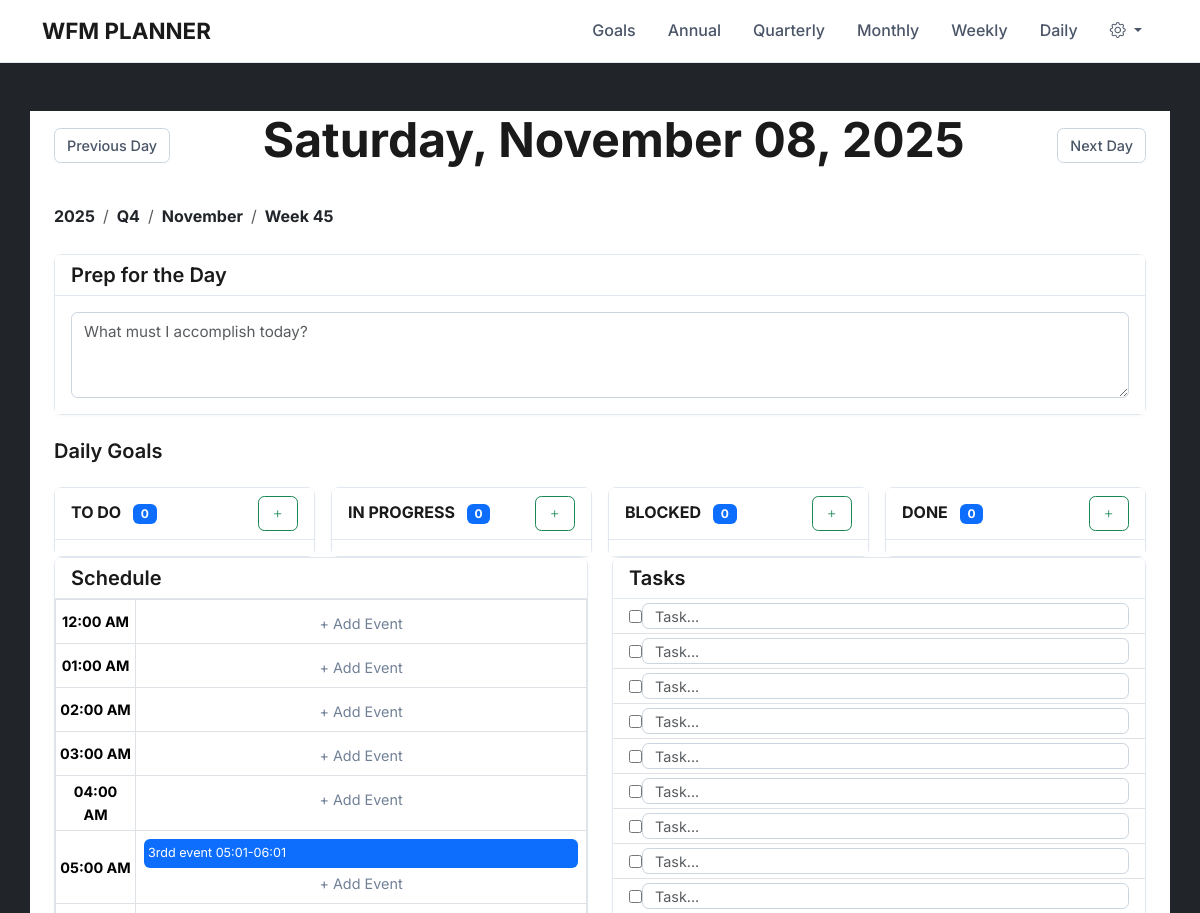
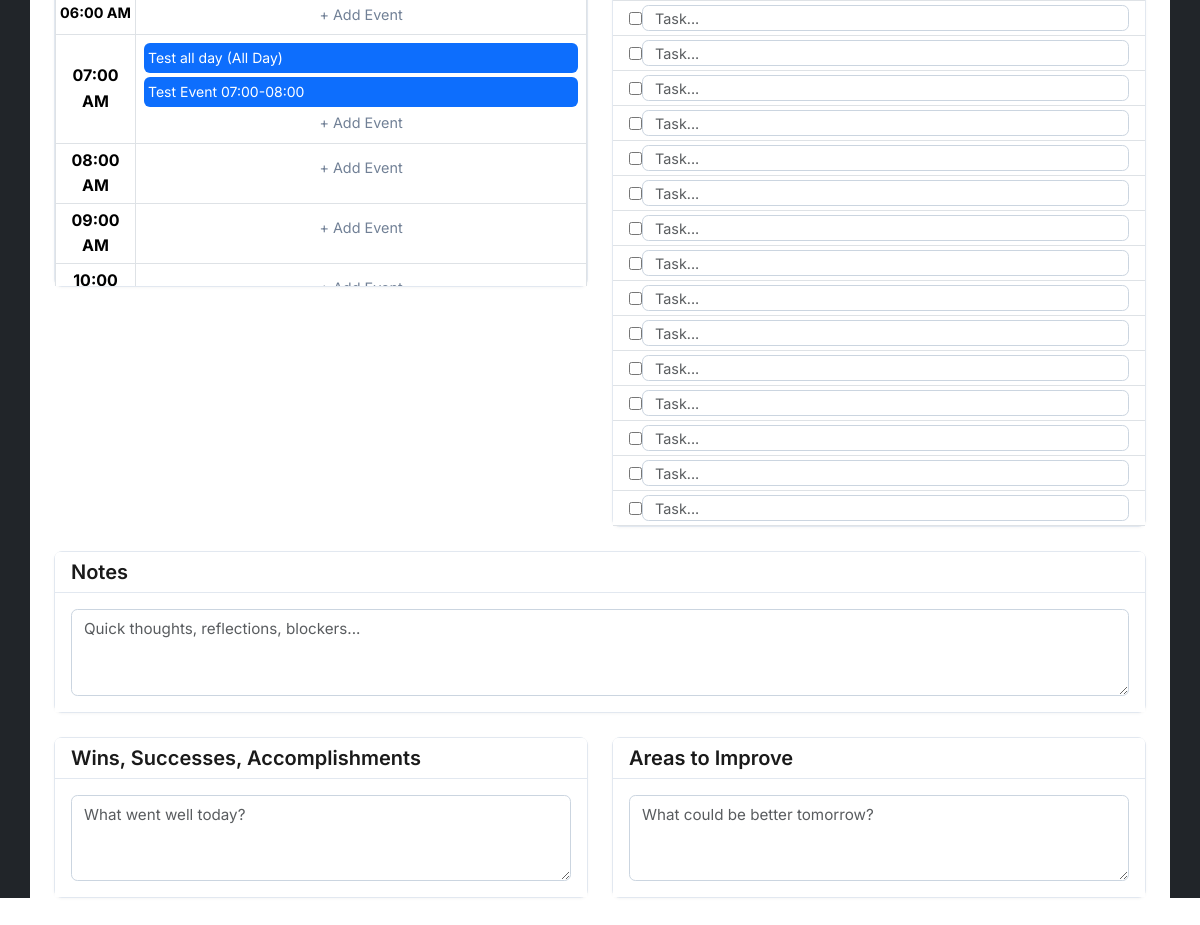
Page /day/2025/11/8 on the committed database (2 pictures, top to bottom).
### app/models.py (models this page shows, shortened)
class Event(db.Model):
    id = db.Column(db.Integer, primary_key=True)
    title = db.Column(db.String(100), nullable=False)
    start_date = db.Column(db.Date, nullable=False)
    end_date = db.Column(db.Date, nullable=False)
    start_time = db.Column(db.Time)  # NULL = all day
    end_time = db.Column(db.Time)    # NULL = all day
    is_recurring = db.Column(db.Boolean, default=False)
    recurrence_rule = db.Column(db.String(50))  # 'daily', 'weekly', 'monthly'
    all_day = db.Column(db.Boolean, default=False)

### app/routes.py (the view)
@bp.route('/day/<int:year>/<int:month>/<int:day>')
def day_page(year, month, day):
    try:
        day_date = datetime(year, month, day).date()
    except ValueError:
        abort(404)
    daily_goals = Goal.query.filter(
        Goal.type == 'daily',
        Goal.due_date == day_date,
        Goal.parent_id.isnot(None)
    ).order_by(Goal.due_date).all()
    prev_date = day_date - timedelta(days=1)
    next_date = day_date + timedelta(days=1)
    daily_goals_grouped = group_goals_by_status(daily_goals)
    day_date = datetime(year, month, day).date()
    w_start = day_date - timedelta(days=day_date.weekday())
    w_end = w_start + timedelta(days=6)
    possible_parents = Goal.query.filter(
        Goal.type == 'weekly',
        Goal.due_date >= w_start,
        Goal.due_date <= w_end,
        Goal.completed == False  # ← EXCLUDE COMPLETED
    ).all()
    def events_on_date(y, m, d):
        date = datetime(y, m, d).date()
        return Event.query.filter(
            Event.start_date <= date,
            Event.end_date >= date
        ).order_by(
            Event.all_day.desc(),
            Event.start_time.asc()
        ).all()
    form = GoalForm()
    return render_template(
        'day.html',
        day_date=day_date,
        year=day_date.year,   # ← ADD THESE
        month=day_date.month,
        day=day_date.day,
        title=day_date.strftime('%A, %B %d, %Y'),
        daily_goals_grouped=daily_goals_grouped,
        prev_url=f"/day/{prev_date.year}/{prev_date.month}/{prev_date.day}",
        next_url=f"/day/{next_date.year}/{next_date.month}/{next_date.day}",
        today=today,
        page_type='day',
        parent_type='weekly',
        form=form,
        possible_parents=possible_parents,
        month_name=calendar.month_name[month],
        events_on_date=events_on_date,
        today_quarter=today_quarter
    )

### app/forms.py
class GoalForm(FlaskForm):
    title = StringField('Title', validators=[DataRequired()])
    type = SelectField('Time Level', choices=[
        ('annual', 'Annual'), ('quarterly', 'Quarterly'),
        ('monthly', 'Monthly'), ('weekly', 'Weekly'), ('daily', 'Daily')
    ], validators=[DataRequired()], default='annual')
    category = SelectField('Category', choices=GOAL_CATEGORY)
    description = TextAreaField('Description')
    motivation = TextAreaField('Motivation')
    due_date = DateField('Due Date', format='%Y-%m-%d')
    status = SelectField('Status', choices=[
        ('todo', 'To Do'), ('in_progress', 'In Progress'),
        ('blocked', 'Blocked'), ('done', 'Done')
    ], default='todo')
    completed = BooleanField('Completed')
    submit = SubmitField('Save Goal')

### app/__init__.py (called while the page is built)
def get_current_sunday_week():
    today = datetime.now().date()
    sunday = today - timedelta(days=today.weekday() + 1)
    return sunday.isocalendar()[0], sunday.isocalendar()[1]

### app/routes.py (called while the page is built)
def group_goals_by_status(goals):
    grouped = {
        'todo': [],
        'in_progress': [],
        'blocked': [],
        'done': []
    }
    for goal in goals:
        status = getattr(goal, 'status', 'todo')
        if status not in grouped:
            status = 'todo'
        grouped[status].append(goal)
    return grouped

### app/templates/day.html (shortened to what this page needs)
{% extends "base.html" %}
{% block content %}
<div class="container mt-4">
    <div class="d-flex justify-content-between align-items-center mb-4">
        <a href="{{ prev_url }}" class="btn btn-outline-dark">Previous Day</a>
        <h1 class="display-5 fw-bold text-center">{{ title }}</h1>
        <a href="{{ next_url }}" class="btn btn-outline-dark">Next Day</a>
    </div>
        <nav aria-label="breadcrumb" class="mb-4">
            <ol class="breadcrumb p-0 bg-transparent">
                <li class="breadcrumb-item">
                    <a href="{{ url_for('main.year_page', year=day_date.year) }}" class="text-dark fw-bold text-decoration-none">
                        {{ day_date.year }}
                    </a>
                </li>
                <li class="breadcrumb-item">
                    <a href="{{ url_for('main.quarter_page', year=day_date.year, q_num=((day_date.month-1)//3)+1) }}"
                    class="text-dark fw-bold text-decoration-none">
                        Q{{ ((day_date.month-1)//3)+1 }}
                    </a>
                </li>
                <li class="breadcrumb-item">
                    <a href="{{ url_for('main.month_page', year=day_date.year, month=day_date.month) }}"
                    class="text-dark fw-bold text-decoration-none">
                        {{ day_date.strftime('%B') }}
                    </a>
                </li>
                <li class="breadcrumb-item">
                    <a href="{{ url_for('main.week_page', year=day_date.isocalendar()[0], week=day_date.isocalendar()[1]) }}"
                    class="text-dark fw-bold text-decoration-none">
                        Week {{ day_date.isocalendar()[1] }}
                    </a>
                </li>
            </ol>
        </nav>
    <div class="card border-light mb-4">
        <div class="card-header bg-light">
            <h5 class="mb-0">Prep for the Day</h5>
        </div>
        <div class="card-body">
                    <textarea name="prep" class="form-control autosave"
                    data-scope="day" data-year="{{ day_date.year }}" data-month="{{ day_date.month }}" data-day="{{ day_date.day }}" data-type="prep"
                    rows="3"
                    placeholder="What must I accomplish today?"></textarea>
        </div>
    </div>
    <h5 class="mb-3">Daily Goals</h5>
    {% set columns = [
        {'id': 'todo', 'label': 'To Do'},
        {'id': 'in_progress', 'label': 'In Progress'},
        {'id': 'blocked', 'label': 'Blocked'},
        {'id': 'done', 'label': 'Done'}
    ] %}
    {% with goals=daily_goals_grouped, columns=columns %}
        {% include 'kanban_board.html' %}
    {% endwith %}
    <div class="row mb-4">
        <div class="col-md-6">
            <div class="card">
                <div class="card-header">
                    <h5 class="mb-0">Schedule</h5>
                </div>
                <div class="card-body p-0" style="max-height: 600px; overflow-y: auto;">
                    <table class="table table-bordered table-sm mb-0">
                        <tbody>
                            {% for hour in range(0, 24) %}
                                {% set hour_12 = (hour % 12) or 12 %}
                                {% set am_pm = 'AM' if hour < 12 else 'PM' %}
                                {% set is_visible = 7 <= hour < 19 %}
                                <tr class="{% if not is_visible %}text-muted{% endif %}">
                                    <td class="text-center align-middle" style="width: 80px; font-weight: bold;">
                                        {{ '%02d'|format(hour_12) }}:00 {{ am_pm }}
                                    </td>
                                    <td class="p-2">
                                        <div class="events-list">
                                            {% for event in events_on_date(year, month, day) %}
                                                {% if event.start_time and event.start_time.hour == hour %}
                                                    <div class="event-badge bg-primary text-white p-1 mb-1 rounded small" data-event-id="{{ event.id }}" style="cursor: pointer;">
                                                        {{ event.title }}
                                                        {{ event.start_time.strftime('%H:%M') }}-{{ event.end_time.strftime('%H:%M') }}
                                                    </div>
                                                {% elif event.all_day and hour == 7 %}
                                                    <div class="event-badge bg-primary text-white p-1 mb-1 rounded small" data-event-id="{{ event.id }}"style="cursor: pointer;">
                                                        {{ event.title }} (All Day)
                                                    </div>
                                                {% endif %}
                                            {% endfor %}
                                        </div>
                                        <div class="add-event-area text-center text-muted small mt-1"
                                            style="cursor: pointer;"
                                            data-hour="{{ hour }}">
                                            + Add Event
                                        </div>
                                    </td>
                                </tr>
                            {% endfor %}
                        </tbody>
                    </table>
                </div>
            </div>
        </div>
        <div class="col-md-6">
            <div class="card border-light h-100">
                <div class="card-header bg-light">
                    <h5 class="mb-0">Tasks</h5>
                </div>
                <div class="card-body p-0" style="height: 840px; overflow-y: auto;">
                    <div class="d-flex flex-column h-100">
                        {% for i in range(48) %}
                            <div class="border-bottom d-flex align-items-center px-3 py-1" style="height: 35px;">
                                <input type="checkbox" class="task-complete"
                                data-scope="day" data-year="{{ year }}" data-month="{{ month }}"
                                data-day="{{ day }}" data-type="task" data-index="{{ i }}">
                                <input type="text" name="task" class="form-control autosave"
                                    style="height: 100%; background: transparent; font-size: 0.9rem;"
                                    placeholder="Task..."
                                    data-scope="day" data-year="{{ day_date.year }}" data-month="{{ day_date.month }}"
                                    data-day="{{ day_date.day }}" data-type="task" data-index="{{ i }}">
                            </div>
                        {% endfor %}
                    </div>
                </div>
            </div>
        </div>
    </div>
    <div class="card border-light mb-4">
        <div class="card-header bg-light">
            <h5 class="mb-0">Notes</h5>
        </div>
        <div class="card-body">
                    <textarea name="notes" class="form-control autosave"
                    data-scope="day" data-year="{{ day_date.year }}" data-month="{{ day_date.month }}" data-day="{{ day_date.day }}" data-type="notes"
                    rows="3"
                    placeholder="Quick thoughts, reflections, blockers..."></textarea>
        </div>
    </div>
    <div class="row">
        <div class="col-md-6">
            <div class="card border-success h-100">
                <div class="card-header bg-success text-white">
                    <h5 class="mb-0">Wins, Successes, Accomplishments</h5>
                </div>
                <div class="card-body">
                    <textarea name="wins" class="form-control autosave"
                    data-scope="day" data-year="{{ day_date.year }}" data-month="{{ day_date.month }}" data-day="{{ day_date.day }}" data-type="wins"
                    rows="3"
                    placeholder="What went well today?"></textarea>
                </div>
            </div>
        </div>
        <div class="col-md-6">
            <div class="card border-warning h-100">
                <div class="card-header bg-warning text-dark">
                    <h5 class="mb-0">Areas to Improve</h5>
                </div>
                <div class="card-body">
                    <textarea name="improve" class="form-control autosave"
                    data-scope="day" data-year="{{ day_date.year }}" data-month="{{ day_date.month }}" data-day="{{ day_date.day }}" data-type="improve"
                    rows="3"
                    placeholder="What could be better tomorrow?"></textarea>
                </div>
            </div>
        </div>
    </div>
</div>
{% endblock %}

### app/static/css/style.css (style rules this page uses)
* { font-family: 'Inter', -apple-system, BlinkMacSystemFont, sans-serif !important; }
html, body, .container, .card, .card-body, .card-header, .navbar, .progress { background-color: #ffffff !important; background: #ffffff !important; }
body { color: #1a1a1a !important; line-height: 1.6; }
h1, h2, h3, h4, h5, h6 { font-weight: 600; color: #1a1a1a; margin-bottom: 0.75rem; }
.card { border: 1px solid #e2e8f0 !important; border-radius: 0.5rem !important; box-shadow: 0 1px 3px rgba(0,0,0,0.04) !important; transition: box-shadow 0.2s ease; }
.card-header { border-bottom: 1px solid #e2e8f0 !important; font-weight: 600; color: #2d3748; font-size: 0.95rem; }
.form-control, .form-select { border: 1px solid #cbd5e0 !important; border-radius: 0.4rem !important; font-size: 0.95rem; padding: 0.5rem 0.75rem; }
.btn { font-weight: 500; border-radius: 0.4rem !important; padding: 0.35rem 0.75rem; font-size: 0.9rem; }
.btn-outline-dark { color: #4a5568; border-color: #cbd5e0; }
.text-muted { color: #718096 !important; font-size: 0.9rem; }
.goal-card, .card { width: 100% !important; max-width: none !important; }

### rows in the picture
Event: title "3rdd event", start_time "05:01", end_time "06:01"
Event: title "Test all day"
Event: title "Test Event", start_time "07:00", end_time "08:00"

### other values in the picture
{{ title }} "Saturday, November 08, 2025"
{{ day_date.year }} "2025"
{{ ((day_date.month-1)//3)+1 }} "4"
{{ day_date.strftime('%B') }} "November"
{{ day_date.isocalendar()[1] }} "45"
{{ col.label }} "TO DO" "IN PROGRESS" "BLOCKED" "DONE"
{{ goals[col.id]|length }} "0" "0" "0" "0"
{{ '%02d'|format(hour_12) }} "12" "01" "02" "03" "04" "05" "06" "07" "08" "09" "10"
{{ am_pm }} "AM" "AM" "AM" "AM" "AM" "AM" "AM" "AM" "AM" "AM"
